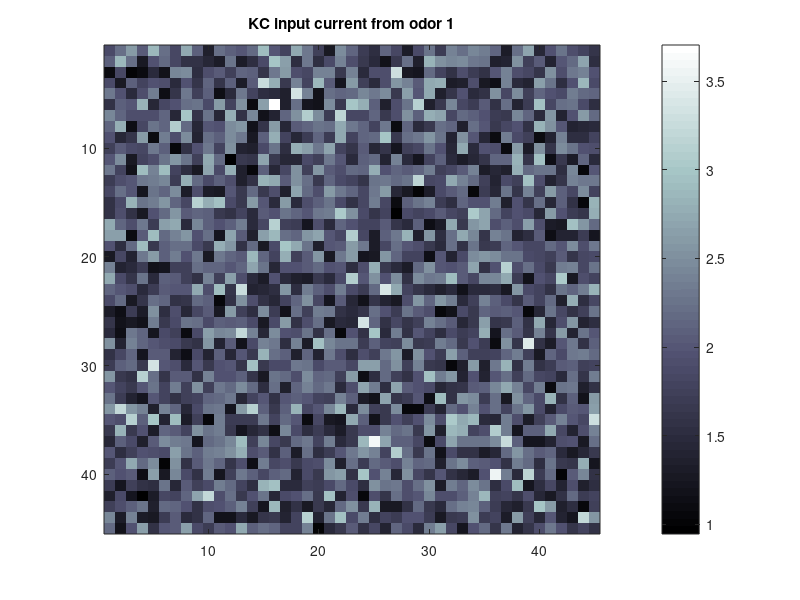
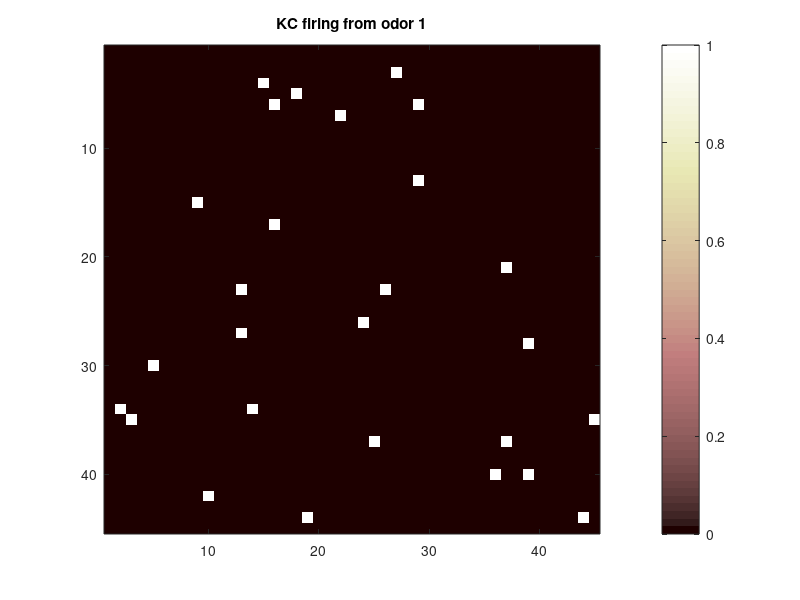

MATLAB code to generate these figures, in order:
%! before running this code, please add all subfolders into path
clear

load('simulation_results/part_simulation_seed1/simulation_seed1.mat');

% default parameters

odor_N = 110;
PN_N = 23; 
KC_d = [45,45];
KC_input_N = 6;
total_T = 2500;
deltat = 0.5;
A = 0.005; 
taus = 50;
KC_n = KC_d(1)*KC_d(2);

exp_i = 1;

odor_list = [1]; % 1:3; % update this to experiment with different odor lists

odor_N_ = length(odor_list);

KC_all = zeros(odor_N_, KC_n);

for odor_i = 1:odor_N_
    KC_all(odor_i, :) = experiment(exp_i).KC_response(odor_list(odor_i), :);
end

% visualization of KC inputs
for odor_i = 1:odor_N_
    KC_input_curr = experiment(exp_i).KC_input(odor_list(odor_i), :);
    figure(odor_i)
    imagesc(reshape(KC_input_curr, KC_d(1), KC_d(2)));
    colormap(bone);
    colorbar;
    title(sprintf('KC input current from odor %d', odor_list(odor_i)));
end

% visualization of KC outputs
for odor_i = 1:odor_N_
    KC_f = KC_all(odor_i, :);
    figure(10+odor_i)
    imagesc(reshape(KC_f, KC_d(1), KC_d(2)));
    colormap(pink);
    colorbar;
    title(sprintf('KC firing from odor %d', odor_list(odor_i)));
end